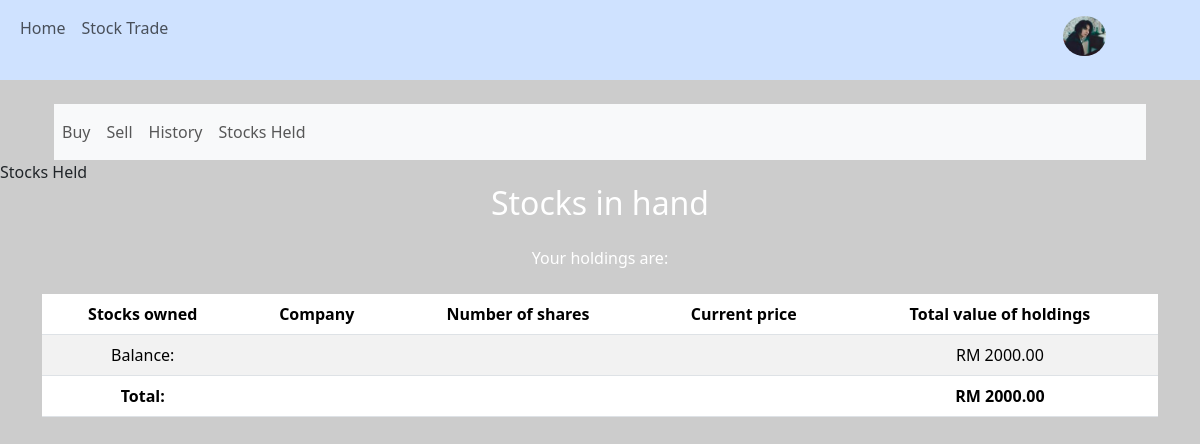
Page /trade/stocksHeld (signed in) on the earlier database version.
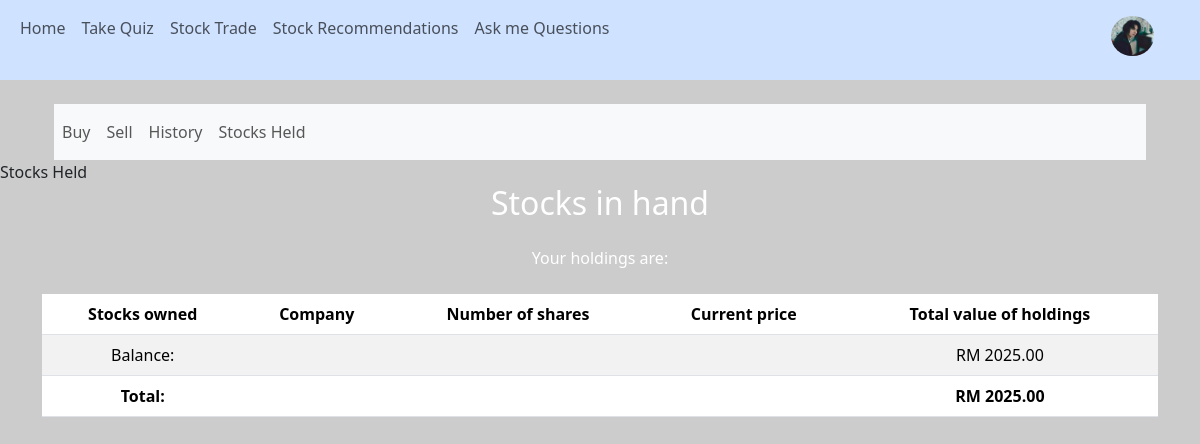
Same page on the later database version.
### user/models.py (models this page shows, shortened)
class User(db.Model, UserMixin):
    id = db.Column(db.Integer, primary_key=True)
    email = db.Column(db.String(200), unique=True, nullable=False)
    username = db.Column(db.String(100), unique=True, nullable=False)
    password = db.Column(db.String(100), nullable=False)
    cash = db.Column(db.Float, default=1000.0)
    is_vip = db.Column(db.Boolean, default=False)
    bio = db.Column(db.String(200), default=None)
    profile_pic = db.Column(db.String(200), default="default_pfp.png")

### trade/views.py (the view, shortened to what this page needs)
@trade.route("/stocksHeld")
@login_required
def stocksHeld():
    try:
        user_id = current_user.id
        if not user_id:
            flash("You must be logged in to view this page.")
            return redirect(url_for("views.login"))
        user = User.query.get(user_id)
        if user is None:
            flash("User not found.")
            return redirect(url_for("views.login"))
        historyy = db.session.query(History.symbol, db.func.sum(History.shares).label('shares')).filter_by(user_id=user_id).group_by(History.symbol).all()
        portfolio = {}
        grandTotal = 0.0
        errors = []
        for error in errors:
            flash(error)
        return render_template("stocksHeld.html", cash=user.cash, portfolio=portfolio, grandTotal=grandTotal + user.cash)
    except SQLAlchemyError as e:
        flash(f"Database connection error: {e}")
        return redirect(url_for("trade.stocksHeld"))
    except Exception as e:
        flash(f"Unexpected error: {e}")
        return redirect(url_for("trade.stocksHeld"))

### trade/templates/stocksHeld.html (shortened to what this page needs)
<!DOCTYPE html>
{% include "navbar.html" %}
{% block main %}
<link rel="stylesheet" href="{{ url_for('trade.static', filename='style.css') }}">
<body class="trade-background">
    <div class="container text-center">
        <h2 class="text-center mb-4 header-white" align="center">Stocks in hand</h2>
        <p class="text-center mb-4 header-white" align="center">Your holdings are: </p>
        <table class="table table-striped">
            <thead>
                <tr>
                    <th>Stocks owned</th>
                    <th>Company</th>
                    <th>Number of shares</th>
                    <th>Current price</th>
                    <th>Total value of holdings</th>
                </tr>
            </thead>
            <tbody>
                <tr>
                    <td>Balance:</td>
                    <td colspan="3"></td>
                    <td>RM {{ "%.2f"|format(cash) }}</td>
                </tr>
            </tbody>
            <tfoot style="font-weight: bold" align="center">
                <td>Total:</td>
                <td colspan="3"></td>
                <td>RM {{ "%.2f"|format(grandTotal) }}</td>
            </tfoot>
        </table>
    </div>
{% endblock %}
</body>

### user/templates/layout.html (shortened to what this page needs)
<!DOCTYPE html>
<html lang="en">
<head>
    <link href="https://cdn.jsdelivr.net/npm/bootstrap@5.3.3/dist/css/bootstrap.min.css"
          rel="stylesheet"
>
</head>
<body>
<nav class="navbar navbar-expand-lg bg-body-tertiary bg-primary-subtle">
    <div class="container-fluid">
        <div class="collapse navbar-collapse" id="navbarNav">
            <ul class="navbar-nav">
                {% if current_user.is_authenticated %}
                    {% if current_user.is_vip %}
                        <li class="nav-item">
                            <a class="nav-link {% if current_page == 'home' %}active{% endif %}"
                               href="{{ url_for('trade.home') }}">Home</a>
                        </li>
                        <li class="nav-item">
                            <a class="nav-link {% if current_page == 'quiz' %}active{% endif %}"
                               href="{{ url_for('quiz.quiz_page') }}">Take Quiz</a>
                        </li>
                        <li class="nav-item">
                            <a class="nav-link {% if current_page == 'stocktrade' %}active{% endif %}"
                               href="{{ url_for('trade.stocktrade') }}">Stock Trade</a>
                        </li>
                        <li class="nav-item">
                            <a class="nav-link {% if current_page == 'recommendations' %}active{% endif %}"
                               href="{{ url_for('trade.recommendations') }}">Stock Recommendations</a>
                        </li>
                        <li class="nav-item">
                            <a class="nav-link {% if current_page == 'chat' %}active{% endif %}"
                               href="{{ url_for('chatbot.chat') }}">Ask me Questions</a>&nbsp;&nbsp;&nbsp;&nbsp;&nbsp;&nbsp;&nbsp;&nbsp;&nbsp;&nbsp;&nbsp;&nbsp;&nbsp;&nbsp;&nbsp;&nbsp;
                        </li>
                    {% elif not current_user.is_vip %}
                        <li class="nav-item">
                            <a class="nav-link {% if current_page == 'home' %}active{% endif %}"
                               href="{{ url_for('trade.home') }}">Home</a>
                        </li>
                        <li class="nav-item">
                            <a class="nav-link {% if current_page == 'stocktrade' %}active{% endif %}"
                               href="{{ url_for('trade.stocktrade') }}">Stock Trade</a>&nbsp;&nbsp;&nbsp;&nbsp;
                        </li>
                    {% endif %}
                    <li class="nav-item ms-auto">
                        <a href="{{ url_for('views.profile') }}" class="nav-link">
                            <img src="{{ url_for('static', filename='assets/images/user_uploads/' + current_profile_pic) }}"
                                 alt="User Profile Picture" height="40" class="pro-img rounded-circle">
                        </a>
                    </li>
                {% endif %}
            </ul>
        </div>
    </div>
</nav>
<div class="container mt-4">
    {% block content %}{% endblock %}
</div>
</body>
</html>

Differences in the rows shown:
changed User: is_vip False → True (drawn); cash "2000.00" → "2025.00"
Other differences:
{{ "%.2f"|format(grandTotal) }}: "2000.00" → "2025.00"
text now shown: "Take Quiz Stock Recommendations Ask me Questions"
